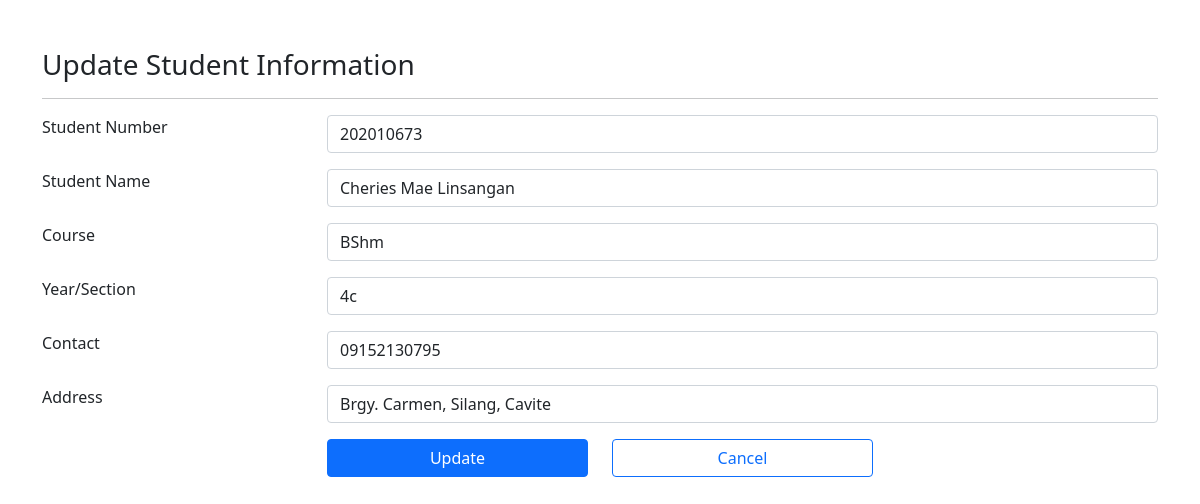
The app's page /admin/update.php?id=2 with its own data.
### tables this page shows
CREATE TABLE `tbl_studentinformation` (
  `id` int(255) NOT NULL,
  `studentNumber` varchar(255) NOT NULL,
  `studentName` varchar(255) NOT NULL,
  `course` varchar(255) NOT NULL,
  `year_section` varchar(255) NOT NULL,
  `contact` varchar(255) NOT NULL,
  `address` varchar(255) NOT NULL
);

### admin/update.php (the view, shortened to what this page needs)
<?php
include 'connection.php';
$id=$_GET['id'];
$sql="SELECT * FROM tbl_studentinformation WHERE id=$id";
$result = mysqli_query($con, $sql);
$row=mysqli_fetch_assoc($result);
$studentNumber=$row['studentNumber'];
$studentName=$row['studentName'];
$course=$row['course'];
$year_section=$row['year_section'];
$contact=$row['contact'];
$address=$row['address'];
?>
<!DOCTYPE html>
<html lang="en">
<head>
    <link href="https://cdn.jsdelivr.net/npm/bootstrap@5.0.2/dist/css/bootstrap.min.css" rel="stylesheet"
>
</head>
<body>
    <div class="container my-5">
        <h3>Update Student Information</h3>
        <hr>
            <form method="POST">
                <div class="row mb-3">
                    <label class="col-sm-3 form label">Student Number</label>
                    <div class="col sm-6">
                        <input type="text" class="form-control" name="studentNumber"  value="<?php echo $studentNumber;?>" >
                    </div>
                </div>
                <div class="row mb-3">
                    <label class="col-sm-3 form label">Student Name</label>
                    <div class="col sm-6">
                        <input type="text" class="form-control" name="studentName"  value="<?php echo $studentName;?>">
                    </div>
                </div>
                <div class="row mb-3">
                    <label class="col-sm-3 form label">Course</label>
                    <div class="col sm-6">
                        <input type="text" class="form-control" name="course"  value="<?php echo $course;?>">
                    </div>
                </div>
                <div class="row mb-3">
                    <label class="col-sm-3 form label">Year/Section</label>
                    <div class="col sm-6">
                        <input type="text" class="form-control" name="year_section"  value="<?php echo $year_section;?>">
                    </div>
                </div>
                <div class="row mb-3">
                    <label class="col-sm-3 form label">Contact</label>
                    <div class="col sm-6">
                        <input type="text" class="form-control" name="contact"  value="<?php echo $contact;?>">
                    </div>
                </div>
                <div class="row mb-3">
                    <label class="col-sm-3 form label">Address</label>
                    <div class="col sm-6">
                        <input type="text" class="form-control" name="address"  value="<?php echo $address;?>" >
                    </div>
                </div>
                <div class="row mb-3">
                    <div class="offset-sm-3 col-sm-3 d-grid">
                        <input type="submit" class="btn btn-primary" name="submit" value="Update">
                    </div>
                    <div class="col-sm-3 d-grid">
                        <a class="btn btn-outline-primary" href="" role="button">Cancel</a>
                    </div>
            </form>
    </div>
</body>
</html>

### records on screen
tbl_studentinformation: studentNumber "202010673", studentName "Cheries Mae Linsangan", course "BShm", year_section "4c", contact "09152130795", address "Brgy. Carmen, Silang, Cavite"
